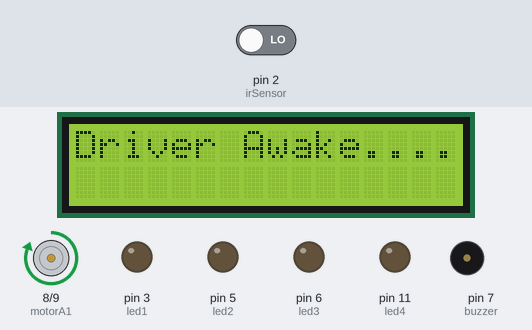
Simulated run of this sketch. Board: Arduino Uno, built with avr-gcc and run on an emulated ATmega328P. Shown: 16×2 character LCD, motor-driver pin pairs drawn as motors (green arrow = first pin HIGH = forward, orange = second pin HIGH = backward, longer = more drive, scaled by the enable pin), output pins drawn as LEDs (lit = HIGH), buzzer (waves = sounding, pin HIGH). Dashed ring = blinking. The inputs (shaded band) are chosen by the test bench; at power-on: pin 2 (irSensor) LOW.

Above: at 3.2 s.
3.3 s: pin 2 (irSensor) driven HIGH
At 3.51 s:
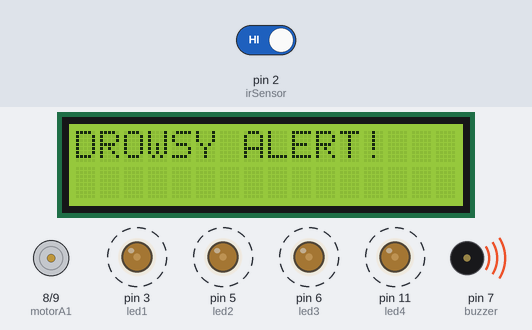
6.3 s: pin 2 (irSensor) driven LOW
At 6.37 s:
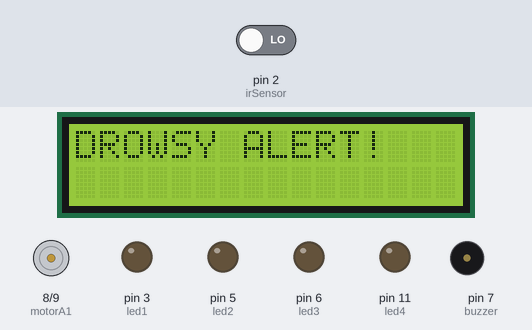
At 6.9 s:
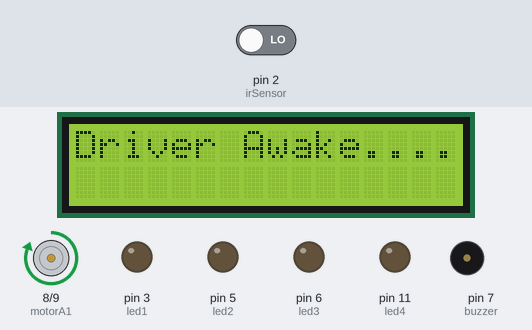
Timing chart, 0 to 9.3 s (numbered marks = the images above; inputs shaded):
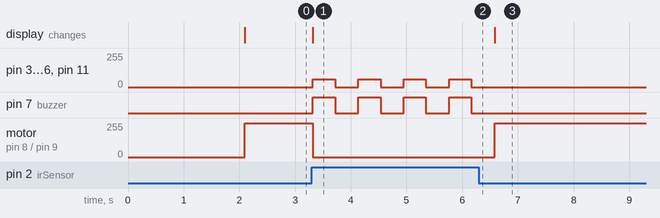

The sketch:

driver_monitoring_system.ino
```cpp
#include <Wire.h>
#include <LiquidCrystal_I2C.h>

LiquidCrystal_I2C lcd(0x27, 16, 2);

int irSensor = 2;


int motorA1 = 8;
int motorA2 = 9;
int enableA = 10;


int led1 = 3;
int led2 = 5;
int led3 = 6;
int led4 = 11;


int buzzer = 7;

void setup() {
  pinMode(irSensor, INPUT);

  pinMode(motorA1, OUTPUT);
  pinMode(motorA2, OUTPUT);
  pinMode(enableA, OUTPUT);

  pinMode(led1, OUTPUT);
  pinMode(led2, OUTPUT);
  pinMode(led3, OUTPUT);
  pinMode(led4, OUTPUT);

  pinMode(buzzer, OUTPUT);

  lcd.init();
  lcd.backlight();

  lcd.print("System Ready");
  delay(2000);
  lcd.clear();
}

void loop() {
  int sensorValue = digitalRead(irSensor);

  if (sensorValue == HIGH) {


    lcd.clear();
    lcd.setCursor(0, 0);
    lcd.print("DROWSY ALERT!");

    // Stop motor
    digitalWrite(motorA1, LOW);
    digitalWrite(motorA2, LOW);
    digitalWrite(enableA, LOW);

    // Hazard LEDs ON
    analogWrite(led1, 60);
    analogWrite(led2, 60);
    analogWrite(led3, 60);
    analogWrite(led4, 60);

    // Buzzer ON
    digitalWrite(buzzer, HIGH);

    delay(400);

    // OFF
    analogWrite(led1, 0);
    analogWrite(led2, 0);
    analogWrite(led3, 0);
    analogWrite(led4, 0);

    digitalWrite(buzzer, LOW);

    delay(400);
  }
  else {


    lcd.clear();
    lcd.setCursor(0, 0);
    lcd.print("Driver Awake....");

    // Motor ON
    digitalWrite(motorA1, HIGH);
    digitalWrite(motorA2, LOW);
    digitalWrite(enableA, HIGH);

    // LEDs OFF
    analogWrite(led1, 0);
    analogWrite(led2, 0);
    analogWrite(led3, 0);
    analogWrite(led4, 0);

    // Buzzer OFF
    digitalWrite(buzzer, LOW);
  }
}
```

Measured:
- after the input at 3.3 s, pin 3 (led1), pin 5 (led2), pin 6 (led3), pin 11 (led4): alternates 60/255 for 0.40 s and 0/255 for 0.42 s, starting at once; pin 7 (buzzer): alternates HIGH for 0.40 s and LOW for 0.42 s, starting at once; motor on pin 8 (motorA1) / pin 9 (motorA2): forward 255/255 → stopped at once; the display: changes at once (image 1)
- after the input at 6.3 s, pin 3 (led1), pin 5 (led2), pin 6 (led3), pin 11 (led4): stops changing and stays 0/255; pin 7 (buzzer): stops changing and stays LOW; motor on pin 8 (motorA1) / pin 9 (motorA2): stopped → forward 255/255 after 0.28 s; the display: changes after 0.28 s (image 3)
